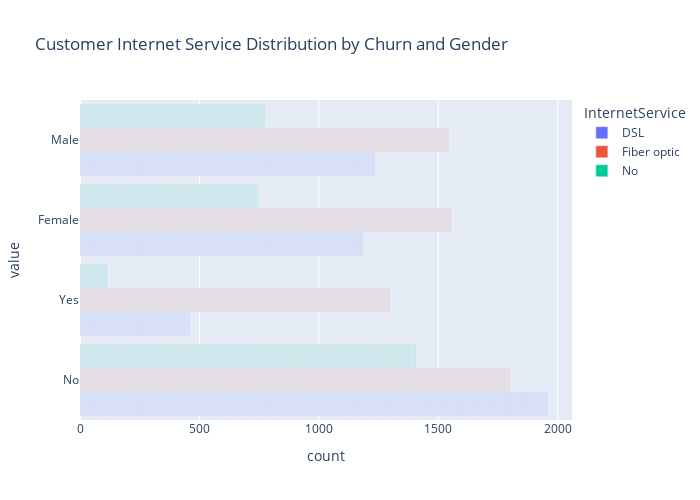

Source (notebook cell):
### Code cell
fig = px.bar(
    df,
    x=["Churn", "gender"],          
    color="InternetService",        
    barmode="group",                
    title="Customer Internet Service Distribution by Churn and Gender"
)

fig.update_layout(width=700, height=500, bargap=0.1)
fig.show()

### Figure 1 — Plotly figure (JSON) as saved in the notebook; plotly's stock layout.template omitted (floating-point values rounded to 4 significant figures; data arrays with more than 128 entries replaced by an {"elided": "..."} marker saying what was removed)
{"data": [{"alignmentgroup": "True", "hovertemplate": "InternetService=DSL<br>count=%{x}<br>value=%{y}<extra></extra>", "legendgroup": "DSL", "marker": {"color": "#636efa", "pattern": {"shape": ""}}, "name": "DSL", "offsetgroup": "DSL", "orientation": "h", "showlegend": true, "textposition": "auto", "type": "bar", "x": {"elided": "4832 int values"}, "xaxis": "x", "y": {"elided": "4832 str values"}, "yaxis": "y"}, {"alignmentgroup": "True", "hovertemplate": "InternetService=Fiber optic<br>count=%{x}<br>value=%{y}<extra></extra>", "legendgroup": "Fiber optic", "marker": {"color": "#EF553B", "pattern": {"shape": ""}}, "name": "Fiber optic", "offsetgroup": "Fiber optic", "orientation": "h", "showlegend": true, "textposition": "auto", "type": "bar", "x": {"elided": "6192 int values"}, "xaxis": "x", "y": {"elided": "6192 str values"}, "yaxis": "y"}, {"alignmentgroup": "True", "hovertemplate": "InternetService=No<br>count=%{x}<br>value=%{y}<extra></extra>", "legendgroup": "No", "marker": {"color": "#00cc96", "pattern": {"shape": ""}}, "name": "No", "offsetgroup": "No", "orientation": "h", "showlegend": true, "textposition": "auto", "type": "bar", "x": {"elided": "3040 int values"}, "xaxis": "x", "y": {"elided": "3040 str values"}, "yaxis": "y"}], "layout": {"bargap": 0.1, "barmode": "group", "height": 500, "legend": {"title": {"text": "InternetService"}, "tracegroupgap": 0}, "title": {"text": "Customer Internet Service Distribution by Churn and Gender"}, "width": 700, "xaxis": {"anchor": "y", "domain": [0, 1], "title": {"text": "count"}}, "yaxis": {"anchor": "x", "domain": [0, 1], "title": {"text": "value"}}}}
